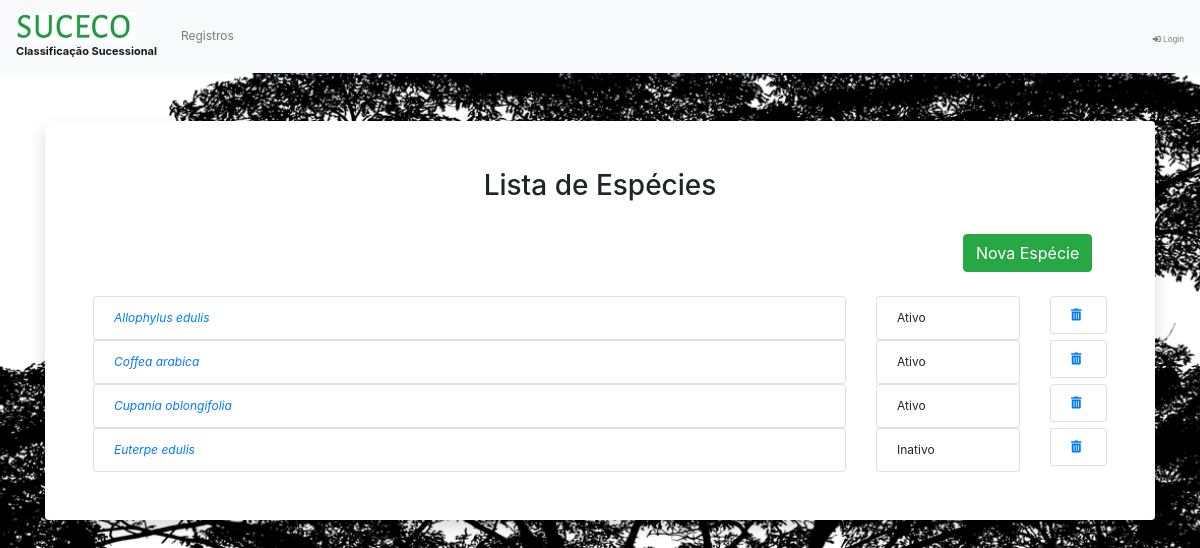
Before: /especies/ with the older database file.
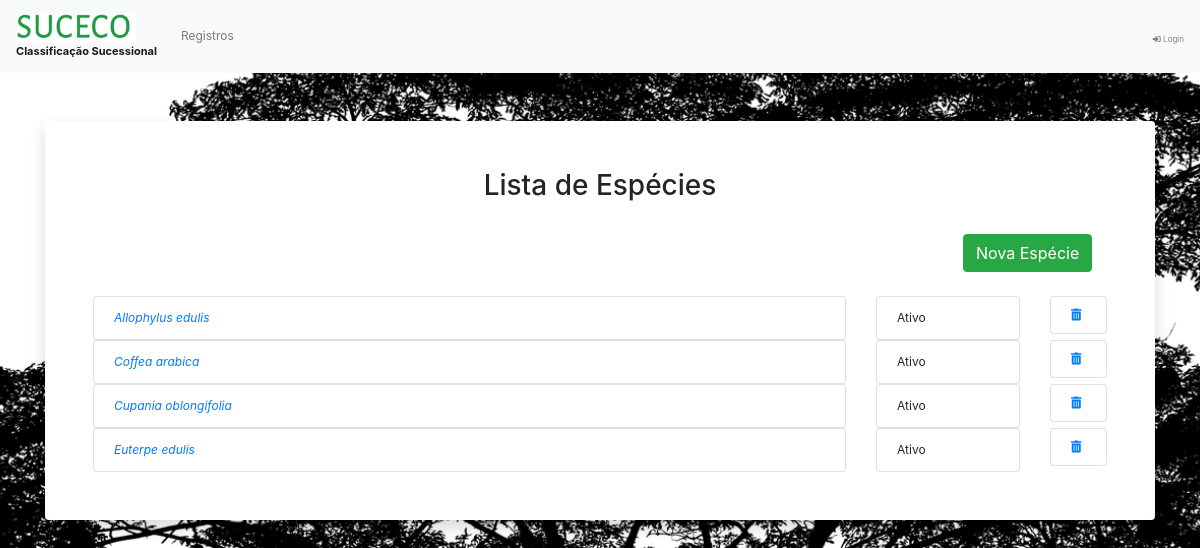
After: the same page with the newer database file.
### especies/models.py (models this page shows, shortened)
class Especie(models.Model):
  STATUS = (
   ('Ativo', 'Ativo'),
   ('Inativo', 'Inativo')
  )
  id = models.UUIDField(primary_key=True, default=uuid.uuid4)
  nome  = models.CharField(max_length=1000, unique=True, help_text= 'Espécie')
  created_at = models.DateField(auto_now_add=True)
  updated_at = models.DateField(auto_now=True)
  status = models.CharField(max_length=15, choices=STATUS, default='Ativo', help_text='Status')

### especies/views.py (the view)
# urls.py: path('', views.EspeciesView.as_view(), name='index'),
class EspeciesView(ListView):
    template_name = 'especie/list.html'
    context_object_name = 'especie_list'
    def get_queryset(self):
        return get_all_species()

### especies/views.py (called while the page is built)
def get_all_species():
    return sorted( Especie.objects.all(), key=lambda x : x.nome)

### templates/especie/list.html
{% extends 'base.html' %}
{% block content %}
  <div class="card border-0 shadow my-5">
    <div class="card-body p-5">
    <div class="row">
        <div class="col-md-1 col-xs-1 col-sm-1"></div>
        <div class="col-md-10 col-xs-10 col-sm-10">
            <h3 class="round3" style="text-align:center;">Lista de Espécies</h3>
        </div>
        <div class="col-md-1 col-xs-1 col-sm-1"></div>
    </div>
    <div class="row">
        <div class="col-md-10 col-xs-10 col-sm-10"></div>
        <div class="col-md-2 col-xs-1 col-sm-1">
            <br />
            <a href="{% url 'create_especie' %}">
                <button type="button" class="btn btn-success"> Nova Espécie</button>
            </a>
        </div>
    </div>
    <br />
  {% for especie in  especie_list %}
    <div class="row">
        <div class="col-md-9 col-xs-9 col-sm-9">
            <ul class="list-group">
                <li class="list-group-item ">
                    <a href="{% url 'edit_especie' especie.id%}"><i>{{ especie.nome }}</i></a>
                </li>
            </ul>
        </div>
        <div class="col-md-2 col-xs-2 col-sm-2">
            <ul class="list-group">
                <li class="list-group-item ">
                   {{ especie.status }}
                </li>
            </ul>
        </div>
        <div class="col-md-1 col-xs-1 col-sm-1">
            <ul class="list-group">
                <li class="list-group-item ">
                  <a href="{% url 'delete_especie' especie.id%}">  <i class="fas fa-trash-alt"> </i></a>
                </li>
            </ul>
        </div>
    </div>
    {% endfor %}
</div>
{% endblock %}

### templates/base.html (shortened to what this page needs)
{% load static %}
<html>
<head>
	<link rel="stylesheet" href="{% static 'css/bootstrap.min.css' %}">
	<link rel="stylesheet" href="{% static 'fa/css/all.min.css' %}">
    <link rel="stylesheet" href="{% static 'css/custom.css' %}">
  <nav class="navbar navbar-expand-lg navbar-light bg-light">
  <a class="navbar-brand" href="#">
      <img src="{% static 'images/logo.png' %}"  width="120" height="30" class="d-inline-block align-top" alt="Classificação Sucessional">
      <br> <b style="font-size:11px">Classificação Sucessional</b>
  </a>
  <div class="collapse navbar-collapse" id="navbarNavDropdown">
    <ul class="navbar-nav"  style="font-size: 0.75em !important;">
      <li class="nav-item">
        <a class="nav-link" href="/registros/">Registros</a>
      </li>
    </ul>
  </div>
   <ul class="nav navbar-nav navbar-right" >
       {% if request.user.is_authenticated%}
            <li><a style="font-size: 0.5em !important; color: black" href="/accounts/logout"><span class="fas fa-sign-out-alt"></span> <span >Logout</span></a></li>
       {% else %}
             <li><a style="font-size: 0.5em !important; color: black" href="/accounts/login"><span class="fas fa-sign-in-alt"></span> <span >Login</span></a></li>
        {% endif %}
    </ul>
</nav>
</head>
<body>
<div class="container">
{% block content %}
{% endblock %}
<body>
</html>

### static/css/custom.css (style rules this page uses)
body { background: url('../images/forest-5594153_1280.png') no-repeat center center fixed; -webkit-background-size: cover; -moz-background-size: cover; background-size: cover; -o-background-size: cover; }
.nav a { color: gray !important; font-size: 0.75em !important; }
.list-group-item { font-size: 12px; }

Changed rows visible on the page:
changed Especie "Euterpe edulis": status "Inativo" → "Ativo"
